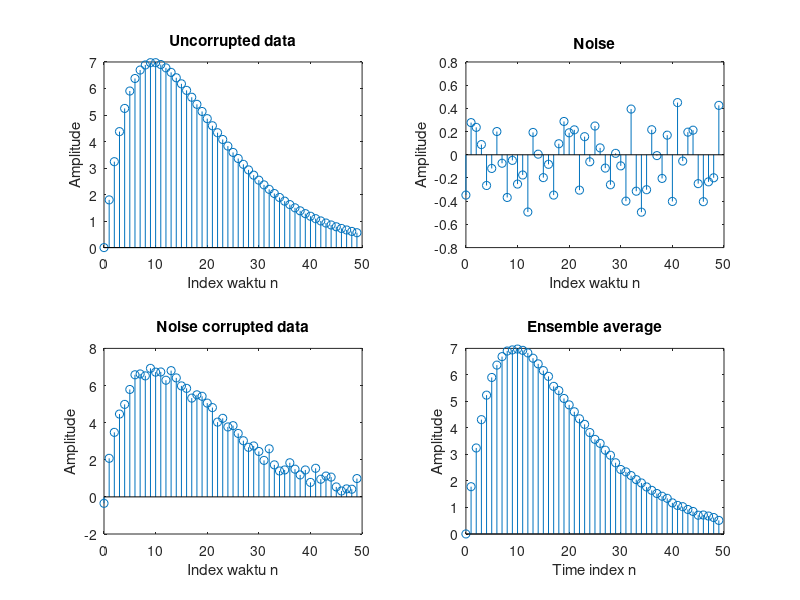

MATLAB code to generate this figure:
% Ensemble Average
%
K = 50;
m = 0:K-1;
s = 2*m.*(0.9.^m); % Generate the uncorrupted signal
d = rand(K,1)-0.5; % Generate the random noise
x1 = s+d';
figure(), subplot(221), stem(m,s);
xlabel('Index waktu n');ylabel('Amplitude'); title('Uncorrupted data');
subplot(222),stem(m,d);
xlabel('Index waktu n');ylabel('Amplitude'); title('Noise');
subplot(223),stem(m,x1);
xlabel('Index waktu n');ylabel('Amplitude'); title('Noise corrupted data');
x = zeros(K,length(s));
x(1,:) = x1;
for n = 2:K
    d = rand(K,1)-0.5;
    x(n,:) = s + d';
end
x2 = sum(x)/K;
subplot(224),stem(m,x2);
xlabel('Time index n');ylabel('Amplitude'); title('Ensemble average');
Rel_err = norm(x2)/norm(x); % Bagaimana bisa menghapus noise